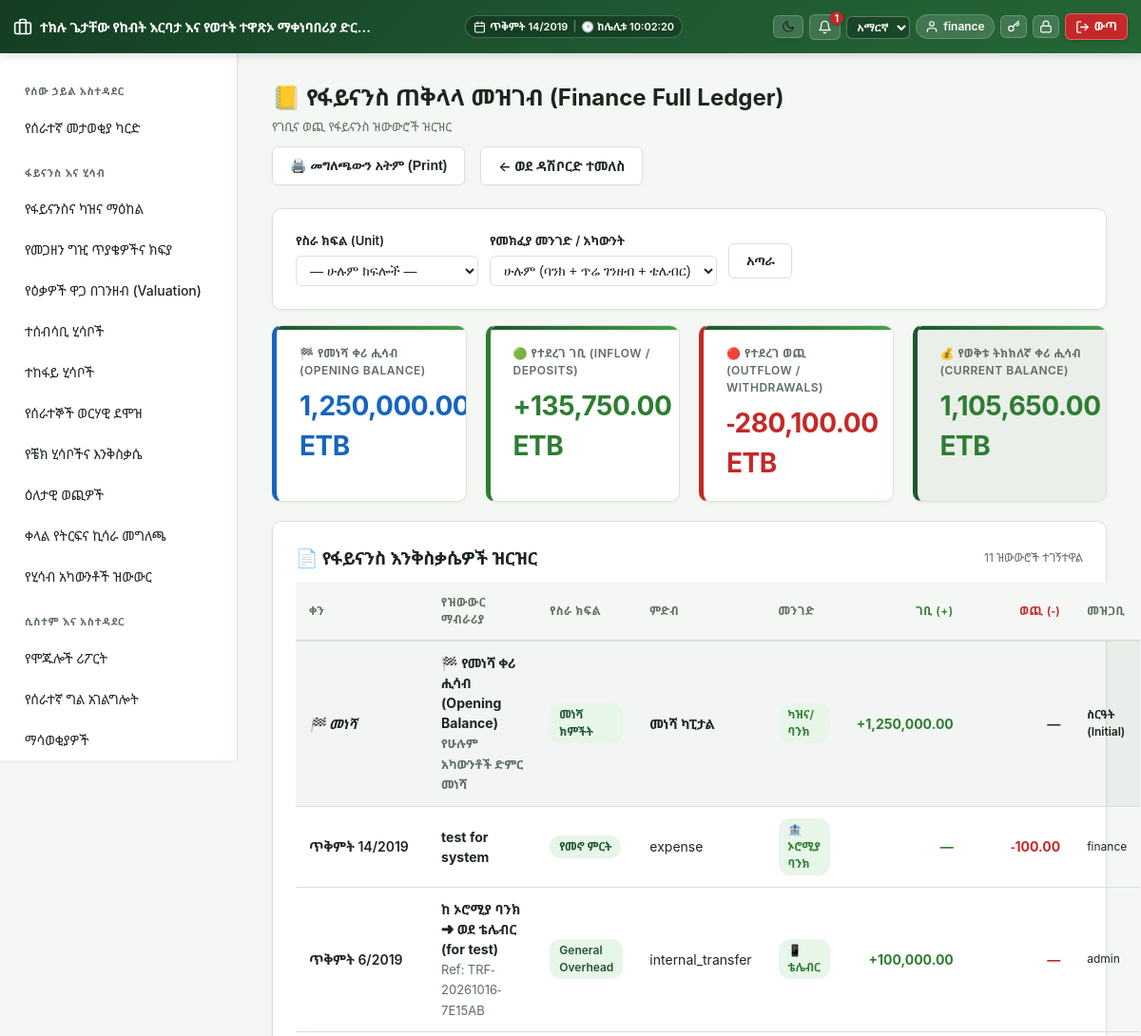
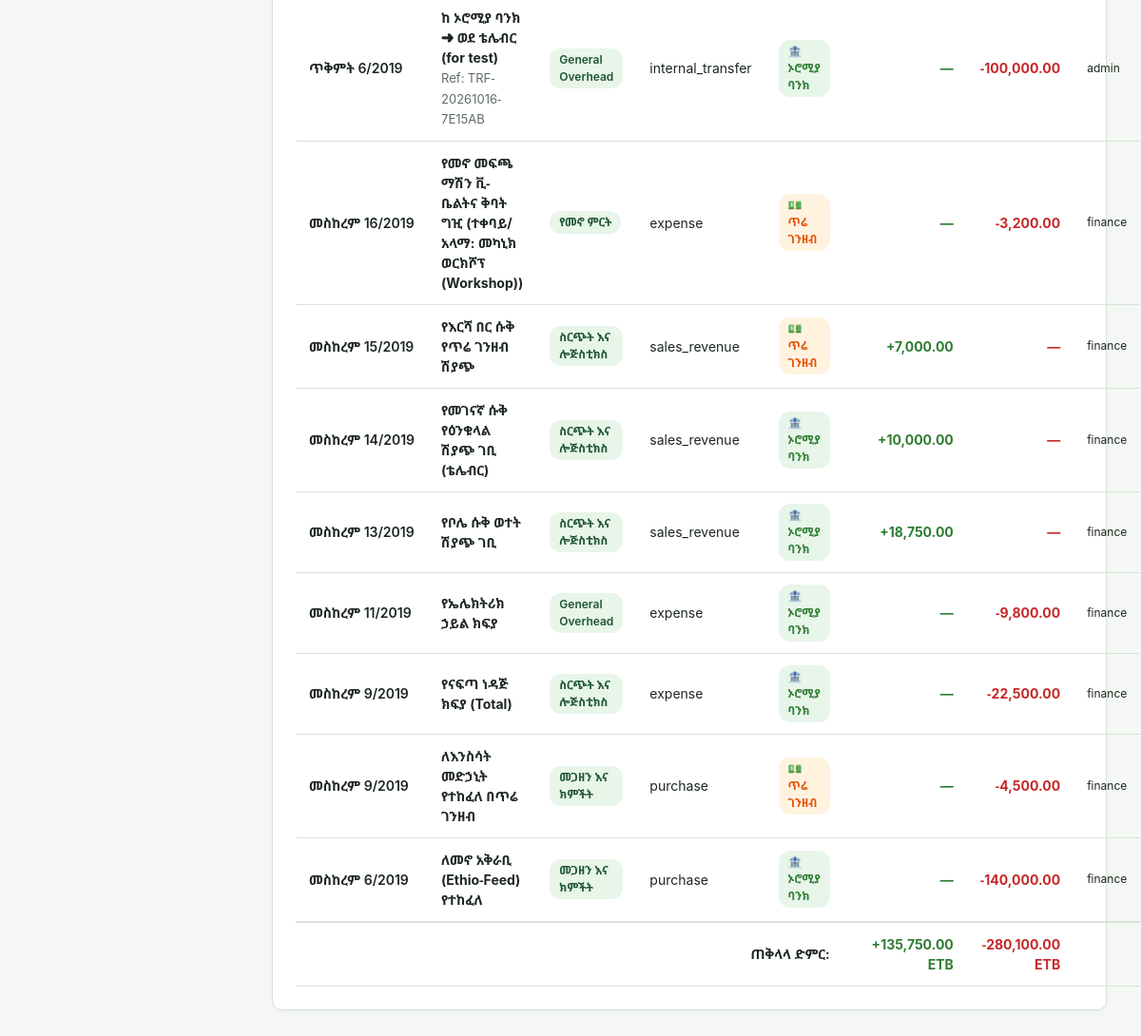
The app's page /modules/finance/ledger.php (signed in) with its own data (2 pictures, top to bottom).
### tables this page shows
CREATE TABLE `fin_transactions` (
  `id` int(11) NOT NULL,
  `bank_account_id` int(11) DEFAULT NULL,
  `direction` enum('inflow','outflow') NOT NULL,
  `amount` decimal(14,2) NOT NULL,
  `payment_method` enum('bank','cash','telebirr','check') DEFAULT 'bank',
  `unit_tag` enum('dairy','poultry','fish','feed_production','warehouse','distribution','general_overhead','veterinary') NOT NULL,
  `category` varchar(50) DEFAULT NULL,
  `source_table` varchar(50) DEFAULT NULL,
  `source_id` int(11) DEFAULT NULL,
  `transaction_date` date NOT NULL,
  `description` varchar(255) DEFAULT NULL,
  `reference_number` varchar(64) DEFAULT NULL,
  `recorded_by` int(11) NOT NULL,
  `created_at` datetime DEFAULT current_timestamp()
);

CREATE TABLE `users` (
  `id` int(11) NOT NULL,
  `name` varchar(100) NOT NULL,
  `email` varchar(150) NOT NULL,
  `password` varchar(255) NOT NULL,
  `api_token` varchar(64) DEFAULT NULL,
  `role_id` int(11) NOT NULL,
  `department_id` int(11) DEFAULT NULL,
  `locale` varchar(5) NOT NULL DEFAULT 'en',
  `theme` varchar(5) NOT NULL DEFAULT 'light',
  `two_factor_secret` varchar(64) DEFAULT NULL,
  `two_factor_enabled` tinyint(1) NOT NULL DEFAULT 0,
  `is_active` tinyint(1) NOT NULL DEFAULT 1,
  `last_login_at` datetime DEFAULT NULL,
  `created_at` datetime DEFAULT current_timestamp()
);

### includes/auth.php (called while the page is built, shortened)
<?php
require_once __DIR__ . '/../config/db.php';
require_once __DIR__ . '/functions.php';
function current_user(): ?array
{
    return $_SESSION['user'] ?? null;
}

### includes/functions.php (called while the page is built, shortened)
<?php
require_once __DIR__ . '/../config/db.php';
require_once __DIR__ . '/ethiopian_calendar.php';
function h(?string $s): string { return htmlspecialchars($s ?? '', ENT_QUOTES, 'UTF-8'); }
function finance_transactions_list(?string $unitTag = null, ?string $paymentMethod = null, int $limit = 100): array
{
    $where = ['1=1'];
    $params = [];
    $sql = "SELECT t.*, u.name AS recorded_by_name FROM fin_transactions t
            LEFT JOIN users u ON u.id = t.recorded_by
            WHERE " . implode(' AND ', $where) . "
            ORDER BY t.transaction_date DESC, t.id DESC LIMIT " . (int) $limit;
    $stmt = db()->prepare($sql);
    $stmt->execute($params);
    return $stmt->fetchAll();
}
function current_locale(): string
{
    $user = current_user();
    $locale = $user['locale'] ?? ($_SESSION['guest_locale'] ?? 'en');
    return array_key_exists($locale, SUPPORTED_LOCALES) ? $locale : 'en';
}
function t(string $key, ?string $fallback = null): string
{
    static $cache = [];
    $locale = current_locale();
    if (!isset($cache[$locale])) {
        $path = __DIR__ . "/lang/{$locale}.php";
        $cache[$locale] = file_exists($path) ? require $path : [];
    }
    if (!isset($cache['en'])) {
        $pathEn = __DIR__ . '/lang/en.php';
        $cache['en'] = file_exists($pathEn) ? require $pathEn : [];
    }
    return $cache[$locale][$key] ?? $cache['en'][$key] ?? $fallback ?? $key;
}

### config/db.php (called while the page is built, shortened)
<?php
function db(): PDO
{
    static $pdo = null;
    if ($pdo === null) {
        try {
            $pdo = new PDO(
                "mysql:host=" . DB_HOST . ";dbname=" . DB_NAME . ";charset=utf8mb4",
                DB_USER,
                DB_PASS,
                [
                    PDO::ATTR_ERRMODE => PDO::ERRMODE_EXCEPTION,
                    PDO::ATTR_DEFAULT_FETCH_MODE => PDO::FETCH_ASSOC,
                ]
            );
        } catch (PDOException $e) {
            die('Database connection failed: ' . htmlspecialchars($e->getMessage()) .
                '<br>Check config/db.php — is MySQL running in XAMPP, and does the "aleltu_eifms" database exist?');
        }
    }
    return $pdo;
}

### includes/ethiopian_calendar.php (called while the page is built, shortened)
<?php
class EthiopianDate {
    public static array $months = [
        1 => 'መስከረም',
        2 => 'ጥቅምት',
        3 => 'ህዳር',
        4 => 'ታህሳስ',
        5 => 'ጥር',
        6 => 'የካቲት',
        7 => 'መጋቢት',
        8 => 'ሚያዝያ',
        9 => 'ግንቦት',
        10 => 'ሰኔ',
        11 => 'ሐምሌ',
        12 => 'ነሐሴ',
        13 => 'ጳጉሜን'
    ];
    public static array $weekdays = [
        0 => 'እሁድ',
        1 => 'ሰኞ',
        2 => 'ማክሰኞ',
        3 => 'ረቡዕ',
        4 => 'ሐሙስ',
        5 => 'አርብ',
        6 => 'ቅዳሜ'
    ];
    public static function fromGregorian(int $gy, int $gm, int $gd): array {
        $jdn = gregoriantojd($gm, $gd, $gy);
        $r = ($jdn - self::ETHIOPIC_EPOCH) % 1461;
        $n = ($r % 365) + 365 * intdiv($r, 1460);
        $ey = 4 * intdiv($jdn - self::ETHIOPIC_EPOCH, 1461) + intdiv($r, 365) - intdiv($r, 1460);
        $em = intdiv($n, 30) + 1;
        $ed = ($n % 30) + 1;
        return [$ey, $em, $ed];
    }
    public static function format(?string $dateStr, string $format = 'medium'): string {
        $time = strtotime($dateStr);
        $gy = (int)date('Y', $time);
        $gm = (int)date('n', $time);
        $gd = (int)date('j', $time);
        $w  = (int)date('w', $time);
        [$ey, $em, $ed] = self::fromGregorian($gy, $gm, $gd);
        $monthName = self::$months[$em] ?? '';
        $weekdayName = self::$weekdays[$w] ?? '';
        return match ($format) {
            'short'   => sprintf('%02d/%02d/%04d', $ed, $em, $ey),
            'numeric' => sprintf('%04d-%02d-%02d', $ey, $em, $ed),
            'long'    => sprintf('%s፣ %s %d ቀን %d ዓ.ም', $weekdayName, $monthName, $ed, $ey),
            default   => sprintf('%s %d/%d', $monthName, $ed, $ey)
        };
    }
}
function eth_date(?string $dateStr, string $format = 'medium'): string {
    return EthiopianDate::format($dateStr, $format);
}

### modules/finance/ledger.php (the view, shortened to what this page needs)
<?php
require_once __DIR__ . '/../../includes/functions.php';
require_once __DIR__ . '/../../includes/auth.php';
require_once __DIR__ . '/../../includes/header.php';
$unitFilter = $_GET['unit'] ?? null;
$methodFilter = $_GET['method'] ?? null;
$bankAccount = null;
$openingBalance = 0.0;
if ($bankAccount) {
    $openingBalance = (float)($bankAccount['opening_balance'] ?? 0);
} elseif (empty($unitFilter) && empty($methodFilter)) {
    $openingBalance = (float)db()->query("SELECT COALESCE(SUM(opening_balance), 0) FROM fin_bank_accounts")->fetchColumn();
}
$transactions = finance_transactions_list($unitFilter ?: null, $methodFilter ?: null, 300);
$totalIn = 0; $totalOut = 0;
foreach ($transactions as $t) {
    if ($t['direction'] === 'inflow') $totalIn += (float) $t['amount']; else $totalOut += (float) $t['amount'];
}
$currentBalance = $openingBalance + $totalIn - $totalOut;
$isBankView = !empty($bankAccount);
$viewTitle = '📒 ' . (current_locale() === 'am' ? 'የፋይናንስ ጠቅላላ መዝገብ (Finance Full Ledger)' : 'Finance Full Ledger');
?>
<div style="display:flex;justify-content:space-between;align-items:center;margin-bottom:16px;flex-wrap:wrap;gap:10px">
    <div>
        <h2 class="mt-0" style="margin-bottom:4px"><?= $viewTitle ?></h2>
        <?php if ($bankAccount): ?>
            <p class="text-muted" style="margin:0">
                <?= h($bankAccount['account_name'] ?: $bankAccount['bank_name']) ?> — ቁጥር፡ <strong><?= h($bankAccount['account_number']) ?></strong> | የአካውንት ባለቤት፡ <strong>ተክሉ ጌታቸው የከብት እርባታ እና የወተት ተዋጽኦ ማቀነባበሪያ ድርጅት</strong>
            </p>
        <?php else: ?>
            <p class="text-muted" style="margin:0"><?= current_locale() === 'am' ? 'የገቢና ወጪ የፋይናንስ ዝውውሮች ዝርዝር' : 'Complete financial cashflow and bank transactions ledger.' ?></p>
        <?php endif; ?>
    </div>
    <div style="display:flex;gap:8px">
        <button class="btn secondary" onclick="window.print()">🖨️ መግለጫውን አትም (Print)</button>
        <a href="<?= BASE_URL ?>/modules/finance/dashboard.php" class="btn secondary">&larr; <?= current_locale() === 'am' ? 'ወደ ዳሽቦርድ ተመለስ' : 'Back to Dashboard' ?></a>
    </div>
</div>
<div class="card no-print" style="margin-bottom:16px">
    <form method="get" style="display:flex;gap:12px;align-items:end;flex-wrap:wrap">
        <div class="form-group" style="margin:0">
            <label><?= current_locale() === 'am' ? 'የስራ ክፍል (Unit)' : 'Business Unit' ?></label>
            <select name="unit" style="padding:6px 10px">
                <option value=""><?= current_locale() === 'am' ? '— ሁሉም ክፍሎች —' : 'All Units' ?></option>
            </select>
        </div>
        <div class="form-group" style="margin:0">
            <label><?= current_locale() === 'am' ? 'የመክፈያ መንገድ / አካውንት' : 'Payment Method / Account' ?></label>
            <select name="method" style="padding:6px 10px">
                <option value=""><?= current_locale() === 'am' ? 'ሁሉም (ባንክ + ጥሬ ገንዘብ + ቴሌብር)' : 'All Methods' ?></option>
            </select>
        </div>
        <button class="btn secondary" type="submit"><?= current_locale() === 'am' ? 'አጣራ' : 'Filter' ?></button>
    </form>
</div>
<div class="kpi-row" style="margin:16px 0 20px 0">
    <div class="kpi" style="border-left:5px solid #1565c0">
        <div class="label">🏁 <?= current_locale() === 'am' ? 'የመነሻ ቀሪ ሒሳብ (Opening Balance)' : 'Opening Balance' ?></div>
        <div class="value" style="color:#1565c0"><?= number_format($openingBalance, 2) ?> ETB</div>
    </div>
    <div class="kpi" style="border-left:5px solid #2e7d32">
        <div class="label"><?= current_locale() === 'am' ? '🟢 የተደረገ ገቢ (Inflow / Deposits)' : 'Total Inflow' ?></div>
        <div class="value" style="color:#2e7d32">+<?= number_format($totalIn, 2) ?> ETB</div>
    </div>
    <div class="kpi" style="border-left:5px solid #c62828">
        <div class="label"><?= current_locale() === 'am' ? '🔴 የተደረገ ወጪ (Outflow / Withdrawals)' : 'Total Outflow' ?></div>
        <div class="value" style="color:#c62828">-<?= number_format($totalOut, 2) ?> ETB</div>
    </div>
    <div class="kpi" style="border-left:5px solid var(--primary);background:rgba(43,92,51,0.05)">
        <div class="label"><?= current_locale() === 'am' ? '💰 የወቅቱ ትክክለኛ ቀሪ ሒሳብ (Current Balance)' : 'Current Balance' ?></div>
        <div class="value" style="color:<?= $currentBalance >= 0 ? '#2e7d32' : '#b3261e' ?>">
            <?= number_format($currentBalance, 2) ?> ETB
        </div>
    </div>
</div>
<div class="card">
    <div style="display:flex;justify-content:space-between;align-items:center;margin-bottom:12px">
        <h3 style="margin:0">📄 <?= $isBankView ? 'የባንክ ዝውውሮች ዝርዝር ሰንጠረዥ (Bank Ledger Entries)' : 'የፋይናንስ እንቅስቃሴዎች ዝርዝር' ?></h3>
        <span class="text-muted" style="font-size:12px"><?= count($transactions) ?> ዝውውሮች ተገኝተዋል</span>
    </div>
    <table>
        <thead>
            <tr style="border-bottom:2px solid var(--border)">
                <th><?= current_locale() === 'am' ? 'ቀን' : 'Date' ?></th>
                <th><?= current_locale() === 'am' ? 'የዝውውር ማብራሪያ' : 'Description / Reference' ?></th>
                <th><?= current_locale() === 'am' ? 'የስራ ክፍል' : 'Unit' ?></th>
                <th><?= current_locale() === 'am' ? 'ምድብ' : 'Category' ?></th>
                <th><?= current_locale() === 'am' ? 'መንገድ' : 'Method' ?></th>
                <th style="text-align:right;color:#2e7d32"><?= current_locale() === 'am' ? 'ገቢ (+)' : 'Deposit (+)' ?></th>
                <th style="text-align:right;color:#c62828"><?= current_locale() === 'am' ? 'ወጪ (-)' : 'Withdrawal (-)' ?></th>
                <th><?= current_locale() === 'am' ? 'መዝጋቢ' : 'By' ?></th>
            </tr>
        </thead>
        <tbody>
            <?php if ($openingBalance > 0): ?>
                <tr style="background:rgba(43,92,51,0.06);font-weight:600">
                    <td style="white-space:nowrap;font-style:italic">🏁 መነሻ</td>
                    <td>
                        <strong>🏁 <?= current_locale() === 'am' ? 'የመነሻ ቀሪ ሒሳብ (Opening Balance)' : 'Opening Balance' ?></strong>
                        <br><small class="text-muted"><?= $bankAccount ? h($bankAccount['bank_name']) : 'የሁሉም አካውንቶች ድምር መነሻ' ?></small>
                    </td>
                    <td><span class="badge">መነሻ ክምችት</span></td>
                    <td>መነሻ ካፒታል</td>
                    <td><span class="badge active">ካዝና/ባንክ</span></td>
                    <td style="text-align:right;color:#2e7d32;font-weight:700">
                        +<?= number_format($openingBalance, 2) ?>
                    </td>
                    <td style="text-align:right;color:var(--text-muted)">—</td>
                    <td style="font-size:12px;color:var(--text-muted)">ስርዓት (Initial)</td>
                </tr>
            <?php endif; ?>
            <?php foreach ($transactions as $t):
                $isIn = ($t['direction'] === 'inflow');
                $methodText = match(strtolower($t['payment_method'])) {
                    'cash' => (current_locale() === 'am' ? '💵 ጥሬ ገንዘብ' : 'Cash'),
                    'bank' => (current_locale() === 'am' ? '🏦 ኦሮሚያ ባንክ' : 'Bank'),
                    'telebirr', 'mobile' => (current_locale() === 'am' ? '📱 ቴሌብር' : 'Telebirr'),
                    default => ucfirst($t['payment_method'])
                };
            ?>
                <tr>
                    <td style="font-weight:600;white-space:nowrap"><?= h(eth_date($t['transaction_date'])) ?></td>
                    <td>
                        <strong><?= h($t['description'] ?: 'የፋይናንስ ዝውውር') ?></strong>
                        <?php if (!empty($t['reference_number'])): ?>
                            <br><small class="text-muted">Ref: <?= h($t['reference_number']) ?></small>
                        <?php endif; ?>
                    </td>
                    <td><span class="badge"><?= h(t('section.' . $t['unit_tag'], ucwords(str_replace('_',' ',$t['unit_tag'])))) ?></span></td>
                    <td><?= h($t['category'] ?: '—') ?></td>
                    <td><span class="badge <?= $t['payment_method']==='cash'?'dry':'active' ?>"><?= h($methodText) ?></span></td>
                    <td style="text-align:right;color:#2e7d32;font-weight:700">
                        <?= $isIn ? '+' . number_format((float)$t['amount'], 2) : '—' ?>
                    </td>
                    <td style="text-align:right;color:#c62828;font-weight:700">
                        <?= !$isIn ? '-' . number_format((float)$t['amount'], 2) : '—' ?>
                    </td>
                    <td style="font-size:12px;color:var(--text-muted)"><?= h($t['recorded_by_name'] ?: '—') ?></td>
                </tr>
            <?php endforeach; ?>
        </tbody>
        <tfoot>
            <tr style="border-top:2px solid var(--border);font-weight:bold">
                <td colspan="5" style="text-align:right"><?= current_locale() === 'am' ? 'ጠቅላላ ድምር:' : 'Total:' ?></td>
                <td style="text-align:right;color:#2e7d32">+<?= number_format($totalIn, 2) ?> ETB</td>
                <td style="text-align:right;color:#c62828">-<?= number_format($totalOut, 2) ?> ETB</td>
                <td></td>
            </tr>
        </tfoot>
    </table>
</div>
<?php require_once __DIR__ . '/../../includes/footer.php'; ?>

### records on screen
fin_transactions: transaction_date "ጥቅምት 14/2019", description "test for system", unit_tag "የመኖ ምርት", category "expense", payment_method "🏦 ኦሮሚያ ባንክ", amount "100.00", recorded_by.name "finance"
fin_transactions: transaction_date "ጥቅምት 6/2019", description "ከ ኦሮሚያ ባንክ ➜ ወደ ቴሌብር (for test)", reference_number "TRF-20261016-7E15AB", unit_tag "General Overhead", category "internal_transfer", payment_method "📱 ቴሌብር", amount "100,000.00", recorded_by.name "admin"
fin_transactions: transaction_date "ጥቅምት 6/2019", description "ከ ኦሮሚያ ባንክ ➜ ወደ ቴሌብር (for test)", reference_number "TRF-20261016-7E15AB", unit_tag "General Overhead", category "internal_transfer", payment_method "🏦 ኦሮሚያ ባንክ", amount "100,000.00", recorded_by.name "admin"
fin_transactions: transaction_date "መስከረም 16/2019", description "የመኖ መፍጫ ማሽን ቪ-ቤልትና ቅባት ግዢ (ተቀባይ/አላማ: መካኒክ ወርክሾፕ (Workshop))", unit_tag "የመኖ ምርት", category "expense", payment_method "💵 ጥሬ ገንዘብ", amount "3,200.00", recorded_by.name "finance"
fin_transactions: transaction_date "መስከረም 15/2019", description "የእርሻ በር ሱቅ የጥሬ ገንዘብ ሽያጭ", unit_tag "ስርጭት እና ሎጅስቲክስ", category "sales_revenue", payment_method "💵 ጥሬ ገንዘብ", amount "7,000.00", recorded_by.name "finance"
fin_transactions: transaction_date "መስከረም 14/2019", description "የመገናኛ ሱቅ የዕንቁላል ሽያጭ ገቢ (ቴሌብር)", unit_tag "ስርጭት እና ሎጅስቲክስ", category "sales_revenue", payment_method "🏦 ኦሮሚያ ባንክ", amount "10,000.00", recorded_by.name "finance"
fin_transactions: transaction_date "መስከረም 13/2019", description "የቦሌ ሱቅ ወተት ሽያጭ ገቢ", unit_tag "ስርጭት እና ሎጅስቲክስ", category "sales_revenue", payment_method "🏦 ኦሮሚያ ባንክ", amount "18,750.00", recorded_by.name "finance"
fin_transactions: transaction_date "መስከረም 11/2019", description "የኤሌክትሪክ ኃይል ክፍያ", unit_tag "General Overhead", category "expense", payment_method "🏦 ኦሮሚያ ባንክ", amount "9,800.00", recorded_by.name "finance"
fin_transactions: transaction_date "መስከረም 9/2019", description "የናፍጣ ነዳጅ ክፍያ (Total)", unit_tag "ስርጭት እና ሎጅስቲክስ", category "expense", payment_method "🏦 ኦሮሚያ ባንክ", amount "22,500.00", recorded_by.name "finance"
fin_transactions: transaction_date "መስከረም 9/2019", description "ለእንስሳት መድኃኒት የተከፈለ በጥሬ ገንዘብ", unit_tag "መጋዘን እና ክምችት", category "purchase", payment_method "💵 ጥሬ ገንዘብ", amount "4,500.00", recorded_by.name "finance"
fin_transactions: transaction_date "መስከረም 6/2019", description "ለመኖ አቅራቢ (Ethio-Feed) የተከፈለ", unit_tag "መጋዘን እና ክምችት", category "purchase", payment_method "🏦 ኦሮሚያ ባንክ", amount "140,000.00", recorded_by.name "finance"

### other values on screen
$unread "1"
$user['name'] "finance"
$sec['title'] "የሰው ኃይል አስተዳደር"
$item['label'] "የሰራተኛ መታወቂያ ካርድ"
$sec['title'] "ፋይናንስ እና ሂሳብ"
$item['label'] "የፋይናንስና ካዝና ማዕከል"
$item['label'] "የመጋዘን ግዢ ጥያቄዎችና ክፍያ"
$item['label'] "የዕቃዎች ዋጋ በገንዘብ (Valuation)"
$item['label'] "ተሰብሳቢ ሂሳቦች"
$item['label'] "ተከፋይ ሂሳቦች"
$item['label'] "የሰራተኞች ወርሃዊ ደሞዝ"
$item['label'] "የቼክ ሂሳቦችና እንቅስቃሴ"
$item['label'] "ዕለታዊ ወጪዎች"
$item['label'] "ቀላል የትርፍና ኪሳራ መግለጫ"
$item['label'] "የሂሳብ አካውንቶች ዝውውር"
